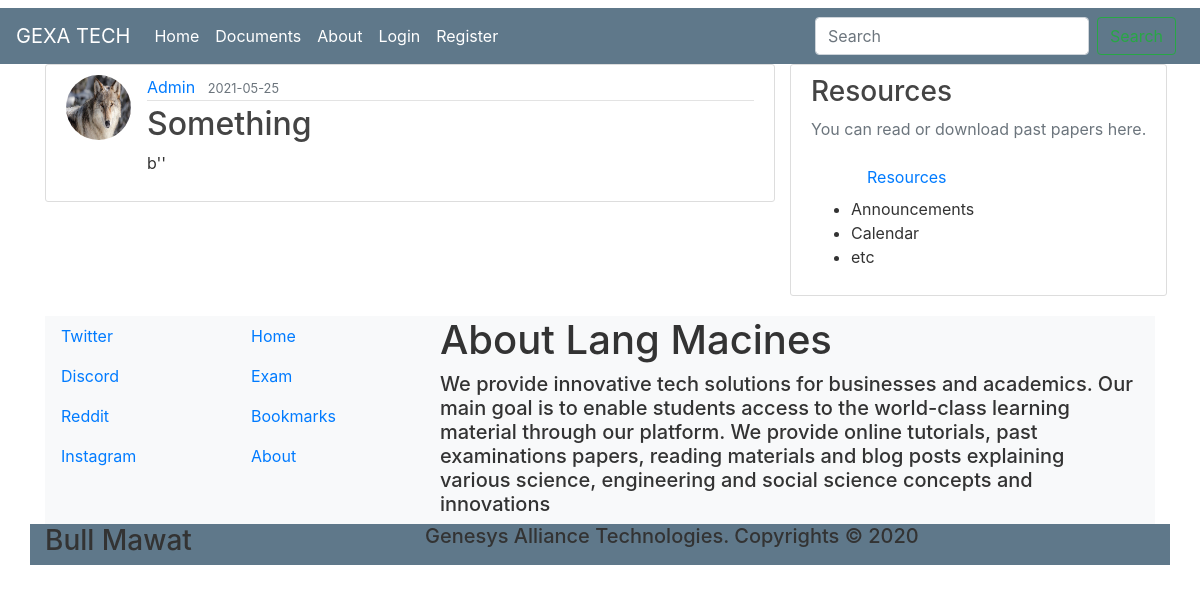
The app's page /upload/1 with its own data.
### blog/models.py (models this page shows, shortened)
class User(db.Model, UserMixin):
    id = db.Column(db.Integer, primary_key=True)
    username = db.Column(db.String(20), unique=True, nullable=False)
    email = db.Column(db.String(50), unique=True, nullable=False)
    image_file = db.Column(db.String(20), nullable=False, default='default.jpg')
    password = db.Column(db.String(60), nullable=False)
    posts = db.relationship('Post', backref='author', lazy=True)
    uploads = db.relationship('Upload', backref='author', lazy=True)

class Upload(db.Model):
    id = db.Column(db.Integer, primary_key=True)
    title = db.Column(db.String(100), nullable=False)
    date_posted = db.Column(db.DateTime, nullable=False, default=datetime.utcnow)
    name = db.Column(db.String(300))
    data = db.Column(db.LargeBinary)
    user_id = db.Column(db.Integer, db.ForeignKey('user.id'), nullable=False)

### blog/uploads/routes.py (the view)
@uploads.route("/upload/<upload_id>", methods=["GET", "POST"])
def upload(upload_id):
    upload = Upload.query.get_or_404(upload_id)
    return render_template("upload.html", title=upload.title, upload=upload)

### blog/templates/upload.html (shortened to what this page needs)
{% extends "layout.html" %}
{% block content%}
<article class="media content-section">
  <img src="{{ url_for('static', filename='profile_pics/' + upload.author.image_file)}}"
  alt="" class="rounded-circle article-img">
  <div class="media-body">
    <div class="article-metadata">
      <a href="{{ url_for('user_uploads', username=upload.author.username) }}" class="mr-2">{{ upload.author.username }}</a>
      <small class="text-muted">
        {{ upload.date_posted.strftime('%Y-%m-%d') }}
      </small>
    </div>
    <h2 class="article-title">{{ upload.title }}</h2>
    <p class="article-content">{{ upload.data }}</p>
  </div>
</article>
{% endblock content%}

### blog/static/main.css (style rules this page uses)
body { background: #FFFFFF; color: #333333; margin-top: .5rem; }
h1, h2, h3, h4, h5, h6 { color: #444444; }
.content-section { background: #FFFFFF; padding: 10px 20px; border: 1px solid #DDDDDD; border-radius: 3px; margin-bottom: 20px; }
.article-title { color: #444444; }
.article-content { white-space: pre-line; }
.article-img { height: 65px; width: 65px; margin-right: 16px; }
.article-metadata { padding-bottom: 1px; margin-bottom: 4px; border-bottom: 1px solid #E3E3E3; color: #333; text-decoration: none; }

### records on screen
User: image_file (placeholder picture), author.username "Admin"
Upload: date_posted "2021-05-25", title "Something", data "b''"
